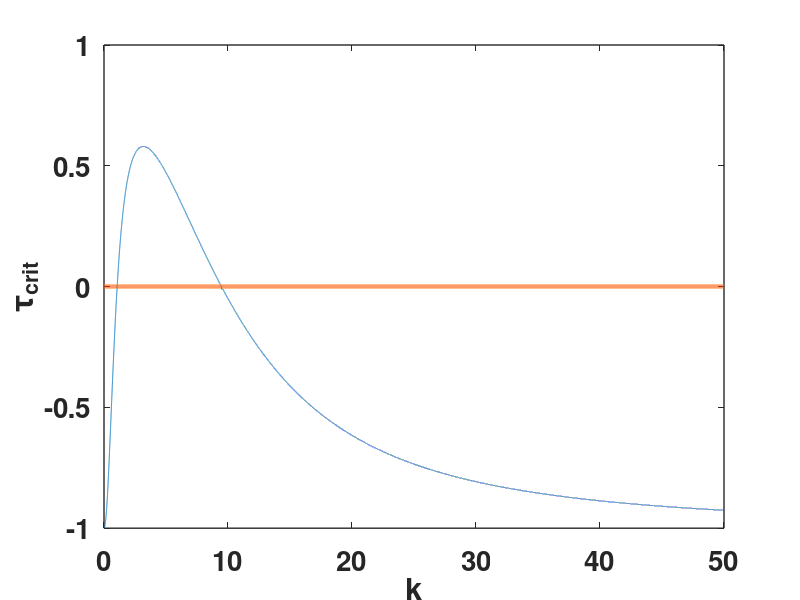

Reproduce this figure in MATLAB.
function HopfBif
% This code plots the critical parameters determined by investigating Hopf
% Bifurcations in the model with Inertia in Porous media

clear all; close all; clc
set(0, 'defaultaxesfontsize', 20, 'defaultaxesfontWeight', 'bold', 'defaultaxesLineWidth', 1)
format long g; 

Klim = 50; K0 = -Klim; Kf = Klim; dK = 0.001; K = 0:dK:Kf;
% Parameters of the model
alpha0 = 0.0025; beta = 100; beta0 = 3.5; gamma = 100; 
chi0 = 80; D2 = 1; r = 100; tau = 10; 

% Parameters characterizing the mediu0m porosity
alpha1 = 0.05; alpha2 = 0.02; m = 6; m0 = 5;
% alpha1 = alpha1.^m; alpha2 = alpha2.^m0;

% The steady state of the system reads
n0 = beta0; c0 = beta0.*n0./(1 + gamma.*n0);

taucrit = (-((1 + K.^2 + r - alpha2.*c0.^m0.*K.^2) + ((r.*(1 + K.^2 - alpha2.*K.^2.*c0.^m0)) - ((r + alpha0.*K.^2 + D2.*K.^4 - alpha1.*n0.^m.*K.^2).*(1 + K.^2 - alpha2.*K.^2.*c0.^m0) - (chi0.*n0.*beta0.*K.^2)./((1 + gamma.*n0.^2).^2.*(1 + beta.*c0).^2)))./(1 + r + K.^2.*(1 + alpha0 + D2.*K.^2 - alpha1.*n0.^m - alpha2.*c0.^m0))) + sqrt(((1 + K.^2 + r - alpha2.*c0.^m0.*K.^2) + ((r.*(1 + K.^2 - alpha2.*K.^2.*c0.^m0)) - ((r + alpha0.*K.^2 + D2.*K.^4 - alpha1.*n0.^m.*K.^2).*(1 + K.^2 - alpha2.*K.^2.*c0.^m0) - (chi0.*n0.*beta0.*K.^2)./((1 + gamma.*n0.^2).^2.*(1 + beta.*c0).^2)))./(1 + r + K.^2.*(1 + alpha0 + D2.*K.^2 - alpha1.*n0.^m - alpha2.*c0.^m0))).^2 - 4.*(r.*(1 + K.^2 - alpha2.*K.^2.*c0.^m0)).*(1 + K.^2 + r - alpha2.*c0.^m0.*K.^2)./(1 + r + K.^2.*(1 + alpha0 + D2.*K.^2 - alpha1.*n0.^m - alpha2.*c0.^m0))))./2;
% taucrit2 = (-((1 + r + K.^2.*(1 - alpha2.*c0.^m0)) + ((r.*(1 + K.^2.*(1 - alpha2.*c0.^m0))) - ((r + K.^2.*(alpha0 + D2.*K.^2 - alpha1.*n0.^m)).*(1 + K.^2.*(1 - alpha2.*c0.^m0)) - chi0.*n0.*beta0.*K.^2./((1 + gamma.*n0).^2.*(1 + beta.*c0).^2)))./(1 + r + K.^2.*(1 + alpha0 + D2.*K.^2 - alpha1.*n0.^m - alpha2.*c0.^m0))) + sqrt(((1 + r + K.^2.*(1 - alpha2.*c0.^m0)) + ((r.*(1 + K.^2.*(1 - alpha2.*c0.^m0))) - ((r + K.^2.*(alpha0 + D2.*K.^2 - alpha1.*n0.^m)).*(1 + K.^2.*(1 - alpha2.*c0.^m0)) - chi0.*n0.*beta0.*K.^2./((1 + gamma.*n0).^2.*(1 + beta.*c0).^2)))./(1 + r + K.^2.*(1 + alpha0 + D2.*K.^2 - alpha1.*n0.^m - alpha2.*c0.^m0))).^2 - 4.*(1 + r + K.^2.*(1 - alpha2.*c0.^m0)).*(r.*(1 + K.^2.*(1 - alpha2.*c0.^m0)))./(1 + r + K.^2.*(1 + alpha0 + D2.*K.^2 - alpha1.*n0.^m - alpha2.*c0.^m0))))./2;

% k2 = (1./6).*( - 8.*((D2 + (alpha0 - alpha1.*n0.^m).*((1 - alpha2.*c0.^m0)))./(D2.*(1 - alpha2.*c0.^m0))).^3 + 36.*((alpha0 - alpha1.*n0.^m + r.*(1 - alpha2.*c0.^m0))./(D2.*(1 - alpha2.*c0.^m0)) - chi0.*n0.*beta0./(D2.*(1 - alpha2.*c0.^m0).*(1 + gamma.*n0).^2.*(1 + beta.*c0).^2)).*((D2 + (alpha0 - alpha1.*n0.^m).*((1 - alpha2.*c0.^m0)))./(D2.*(1 - alpha2.*c0.^m0))) - 108.*(r./(D2.*(1 - alpha2.*c0.^m0))) + 12.*sqrt(12.*(r./(D2.*(1 - alpha2.*c0.^m0))).*((D2 + (alpha0 - alpha1.*n0.^m).*((1 - alpha2.*c0.^m0)))./(D2.*(1 - alpha2.*c0.^m0))).^3 - 3.*((alpha0 - alpha1.*n0.^m + r.*(1 - alpha2.*c0.^m0))./(D2.*(1 - alpha2.*c0.^m0)) - chi0.*n0.*beta0./(D2.*(1 - alpha2.*c0.^m0).*(1 + gamma.*n0).^2.*(1 + beta.*c0).^2)).^2.*((D2 + (alpha0 - alpha1.*n0.^m).*((1 - alpha2.*c0.^m0)))./(D2.*(1 - alpha2.*c0.^m0))).^2 - 54.*(r./(D2.*(1 - alpha2.*c0.^m0))).*((alpha0 - alpha1.*n0.^m + r.*(1 - alpha2.*c0.^m0))./(D2.*(1 - alpha2.*c0.^m0)) - chi0.*n0.*beta0./(D2.*(1 - alpha2.*c0.^m0).*(1 + gamma.*n0).^2.*(1 + beta.*c0).^2)).*((D2 + (alpha0 - alpha1.*n0.^m).*((1 - alpha2.*c0.^m0)))./(D2.*(1 - alpha2.*c0.^m0))) + 12.*((alpha0 - alpha1.*n0.^m + r.*(1 - alpha2.*c0.^m0))./(D2.*(1 - alpha2.*c0.^m0)) - chi0.*n0.*beta0./(D2.*(1 - alpha2.*c0.^m0).*(1 + gamma.*n0).^2.*(1 + beta.*c0).^2)).^3 + 81.*(r./(D2.*(1 - alpha2.*c0.^m0))).^2)).^(1./3) - (6.*((1./3).*((alpha0 - alpha1.*n0.^m + r.*(1 - alpha2.*c0.^m0))./(D2.*(1 - alpha2.*c0.^m0)) - chi0.*n0.*beta0./(D2.*(1 - alpha2.*c0.^m0).*(1 + gamma.*n0).^2.*(1 + beta.*c0).^2)) - (1./9).*((D2 + (alpha0 - alpha1.*n0.^m).*((1 - alpha2.*c0.^m0)))./(D2.*(1 - alpha2.*c0.^m0))).^2))./( - 8.*((D2 + (alpha0 - alpha1.*n0.^m).*((1 - alpha2.*c0.^m0)))./(D2.*(1 - alpha2.*c0.^m0))).^3 + 36.*((alpha0 - alpha1.*n0.^m + r.*(1 - alpha2.*c0.^m0))./(D2.*(1 - alpha2.*c0.^m0)) - chi0.*n0.*beta0./(D2.*(1 - alpha2.*c0.^m0).*(1 + gamma.*n0).^2.*(1 + beta.*c0).^2)).*((D2 + (alpha0 - alpha1.*n0.^m).*((1 - alpha2.*c0.^m0)))./(D2.*(1 - alpha2.*c0.^m0))) - 108.*(r./(D2.*(1 - alpha2.*c0.^m0))) + 12.*sqrt(12.*(r./(D2.*(1 - alpha2.*c0.^m0))).*((D2 + (alpha0 - alpha1.*n0.^m).*((1 - alpha2.*c0.^m0)))./(D2.*(1 - alpha2.*c0.^m0))).^3 - 3.*((alpha0 - alpha1.*n0.^m + r.*(1 - alpha2.*c0.^m0))./(D2.*(1 - alpha2.*c0.^m0)) - chi0.*n0.*beta0./(D2.*(1 - alpha2.*c0.^m0).*(1 + gamma.*n0).^2.*(1 + beta.*c0).^2)).^2.*((D2 + (alpha0 - alpha1.*n0.^m).*((1 - alpha2.*c0.^m0)))./(D2.*(1 - alpha2.*c0.^m0))).^2 - 54.*(r./(D2.*(1 - alpha2.*c0.^m0))).*((alpha0 - alpha1.*n0.^m + r.*(1 - alpha2.*c0.^m0))./(D2.*(1 - alpha2.*c0.^m0)) - chi0.*n0.*beta0./(D2.*(1 - alpha2.*c0.^m0).*(1 + gamma.*n0).^2.*(1 + beta.*c0).^2)).*((D2 + (alpha0 - alpha1.*n0.^m).*((1 - alpha2.*c0.^m0)))./(D2.*(1 - alpha2.*c0.^m0))) + 12.*((alpha0 - alpha1.*n0.^m + r.*(1 - alpha2.*c0.^m0))./(D2.*(1 - alpha2.*c0.^m0)) - chi0.*n0.*beta0./(D2.*(1 - alpha2.*c0.^m0).*(1 + gamma.*n0).^2.*(1 + beta.*c0).^2)).^3 + 81.*(r./(D2.*(1 - alpha2.*c0.^m0))).^2)).^(1./3) - (1./3).*((D2 + (alpha0 - alpha1.*n0.^m).*((1 - alpha2.*c0.^m0)))./(D2.*(1 - alpha2.*c0.^m0)))

% tau = taucrit;
% omegaHopf = (r + 1./tau).*(1 + K.^2) + (r + K.^2.*(alpha0 + D2.*K.^2))./tau - K.^2.*(alpha1.*n0.^m + alpha2.*c0.^m0.*(r + 1./tau));

% the phase velocity read
% vph = sqrt(omegaHopf)./K;

plot(K, 1./taucrit, K, 0.*taucrit, 'linewidth', 3)
xlabel 'k'; ylabel '\tau_{crit}'

% figure
% plot(K, taucrit2, K, 0.*taucrit, 'linewidth', 3)
% xlabel 'k'; ylabel '\tau_{crit}'
% figure
% plot(K, omegaHopf, K, 0.*omegaHopf, 'linewidth', 3)
% xlabel 'k'; ylabel '\Omega_{Hopf}^2'

% figure
% plot(K, vph, 'linewidth', 3)
% xlabel 'k'; ylabel 'V_{ph}'